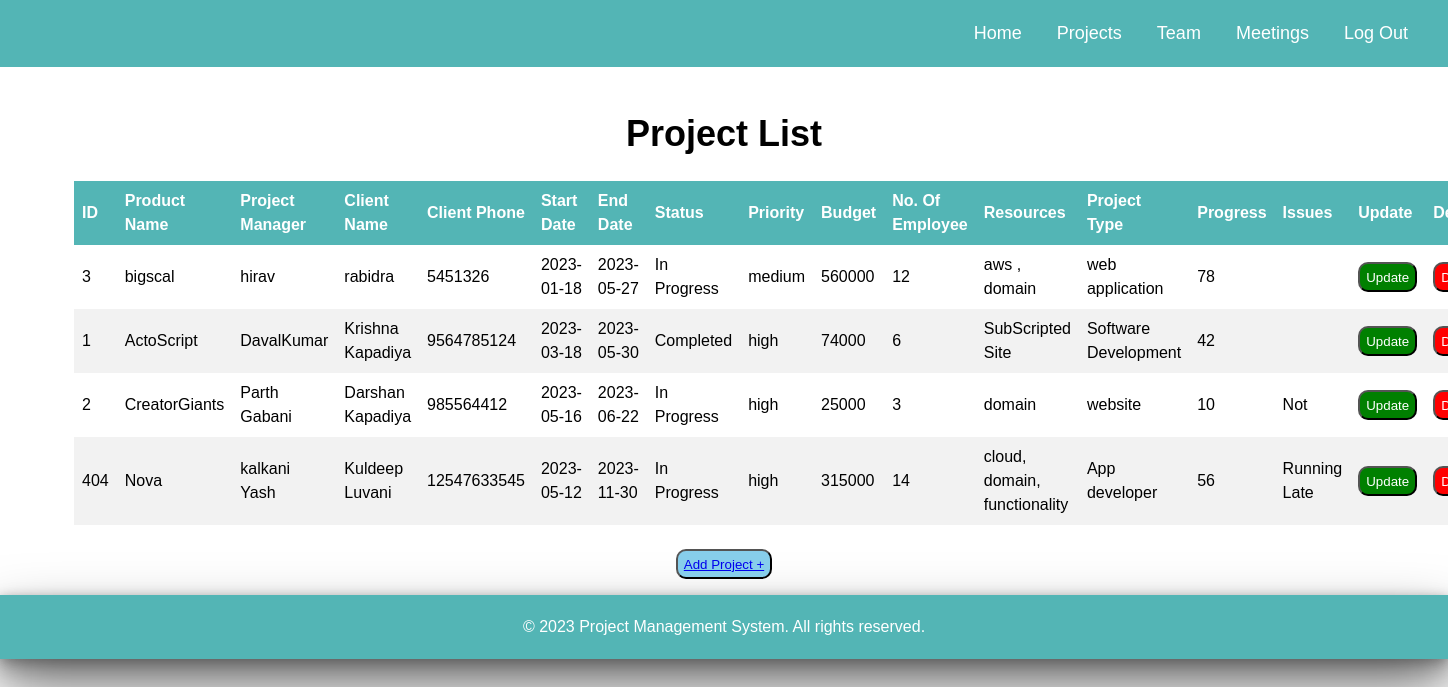
The page /project_manager/project.php on the database its author committed.
### tables this page shows
CREATE TABLE `portfolio` (
  `id` int(3) NOT NULL,
  `project_name` varchar(20) NOT NULL,
  `project_manager` varchar(20) NOT NULL,
  `client_name` varchar(20) NOT NULL,
  `client_phone` bigint(10) NOT NULL,
  `start_date` date NOT NULL,
  `end_date` date NOT NULL,
  `status` varchar(20) NOT NULL,
  `priority` varchar(20) NOT NULL,
  `budget` int(6) NOT NULL,
  `no_of_emp` int(3) NOT NULL,
  `resources` varchar(30) NOT NULL,
  `project_type` varchar(20) NOT NULL,
  `progress` int(20) NOT NULL,
  `issues` varchar(50) NOT NULL
);

### project_manager/project.php (the view, shortened to what this page needs)
<?php
$conn = mysqli_connect('localhost', 'root', '', 'project_manager');
$sql = "select * from portfolio;";
$result = $conn->query($sql);
?>
<!DOCTYPE html>
<html>
  <head>
    <link rel="stylesheet" href="styles.css">
  </head>
  <body>
  <header>
    <div class="container1">
      <nav>
        <ul>
          <li><a href="pms.html">Home</a></li>
          <li><a href="project.php">Projects</a></li>
          <li><a href="team.php">Team</a></li>
          <li><a href="meeting.php">Meetings</a></li>
          <li><a href="pms.html">Log Out</a></li>
        </ul>
      </nav>
    </div>
  </header>
    <main>
     <center> <h1>Project List</h1></center>
      <table >
      <thead>
          <tr>
            <th>ID</th>
            <th>Product Name</th>
            <th>Project Manager</th>
            <th>Client Name</th>
            <th>Client Phone</th>
            <th>Start Date</th>
            <th>End Date</th>
            <th>Status</th>
            <th>Priority</th>
            <th>Budget</th>
            <th>No. Of Employee</th>
            <th>Resources</th>
            <th>Project Type</th>
            <th>Progress</th>
            <th>Issues</th>
            <th>Update</th>
            <th>Delete</th>
          </tr>
        </thead>
    <tbody>
      <?php
          while($row = $result->fetch_row()){
      ?>
      <tr>
      <td><?php echo $row[0]; ?></td>
      <td><?php echo $row[1]; ?></td>
      <td><?php echo $row[2]; ?></td>
      <td><?php echo $row[3]; ?></td>
      <td><?php echo $row[4]; ?></td>
      <td><?php echo $row[5]; ?></td>
      <td><?php echo $row[6]; ?></td>
      <td><?php echo $row[7]; ?></td>
      <td><?php echo $row[8]; ?></td>
      <td><?php echo $row[9]; ?></td>
      <td><?php echo $row[10]; ?></td>
      <td><?php echo $row[11]; ?></td>
      <td><?php echo $row[12]; ?></td>
      <td><?php echo $row[13]; ?></td>
      <td><?php echo $row[14]; ?></td>
      <td><form method="post" action="project-update.php">
        <button style="background-color:green;color:white;" type="submit" name="update_button">Update</button>
      </form></td>
      <td><form method="post" action="project-up-del.php">
        <button style="background-color:red;color:white;" type="submit" name="delete_button">Delete</button>
      </form></td>
  <?php
          }
          ?>
    </tbody>
     </table>
     <br>
     <center><button style="background-color:skyblue;"><a href="project-ins.php">Add Project +</a> </button></center>
     </main>
     <footer>
    <div class="container">
      <p>&copy; 2023 Project Management System. All rights reserved.</p>
    </div>
  </footer>
</body>
</html>

### project_manager/styles.css (style rules this page uses)
body { font-family: sans-serif; line-height: 1.5; margin: 0; padding: 0; }
.container { max-width: 1200px; margin: 0 auto; padding: 0 20px; }
.container1 { max-width: 1600px; margin: 0 auto; padding: 0 20px; }
header { background-color: #53B5B5; color: #fff; padding: 20px 0; }
nav ul { list-style-type: none; margin: 0; padding: 0; font-size: 18px; text-align: right; }
nav ul li { display: inline-block; margin-right: 10px; text-align: right; }
nav ul li a { color: #fff; text-decoration: none; padding: 10px; }
main { margin: 0 auto; padding: 1rem; }
h1 { font-size: 36px; margin-bottom: 20px; }
table { border-collapse: collapse; width: 100%; }
th, td { text-align: left; padding: 0.5rem; }
th { background-color: #53B5B5; color: #fff; }
tbody tr:nth-child(even) { background-color: #f2f2f2; }
footer { background-color: #53B5B5; color: #fff; text-align: center; padding: 20px 0; box-shadow: 0px 2px 10px rgba(0,0,0,0.2), 0px 10px 20px rgba(0,0,0,0.3), 0px 30px 60px 1px rgba(0,0,0,0.5); }
footer p { margin: 0; }

### project_manager/project.php (style rules this page uses)
body { margin: 0; padding: 0; }
main { max-width:1300px; }
button { border-radius:10px; height:30px; }

### rows shown on the page
portfolio: id "3", project_name "bigscal", project_manager "hirav", client_name "rabidra", client_phone "5451326", start_date "2023-01-18", end_date "2023-05-27", status "In Progress", priority "medium", budget "560000", no_of_emp "12", resources "aws , domain", project_type "web application", progress "78"
portfolio: id "1", project_name "ActoScript", project_manager "DavalKumar", client_name "Krishna Kapadiya", client_phone "9564785124", start_date "2023-03-18", end_date "2023-05-30", status "Completed", priority "high", budget "74000", no_of_emp "6", resources "SubScripted Site", project_type "Software Development", progress "42"
portfolio: id "2", project_name "CreatorGiants", project_manager "Parth Gabani", client_name "Darshan Kapadiya", client_phone "985564412", start_date "2023-05-16", end_date "2023-06-22", status "In Progress", priority "high", budget "25000", no_of_emp "3", resources "domain", project_type "website", progress "10", issues "Not"
portfolio: id "404", project_name "Nova", project_manager "kalkani Yash", client_name "Kuldeep Luvani", client_phone "12547633545", start_date "2023-05-12", end_date "2023-11-30", status "In Progress", priority "high", budget "315000", no_of_emp "14", resources "cloud, domain, functionality", project_type "App developer", progress "56", issues "Running Late"
